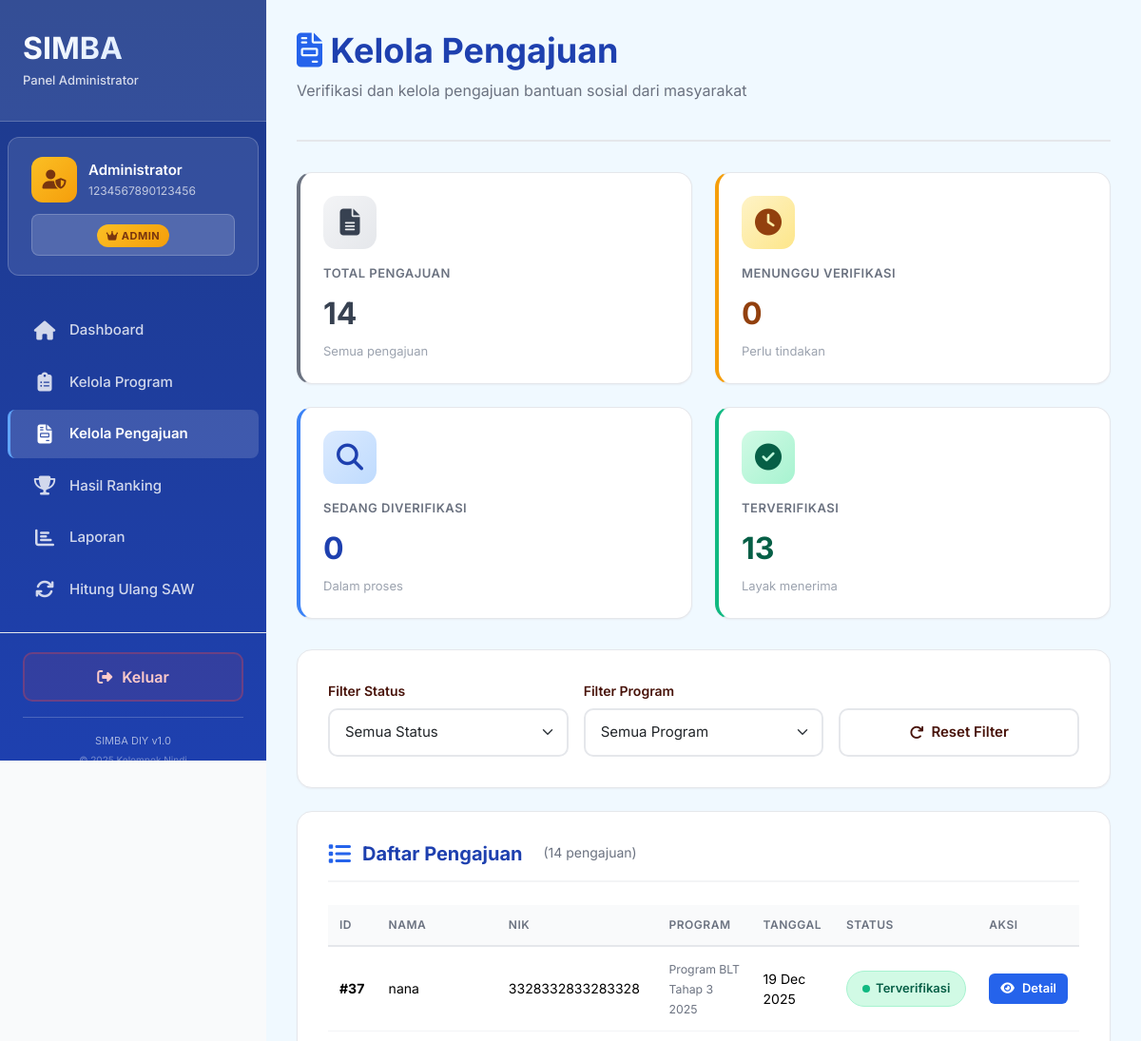
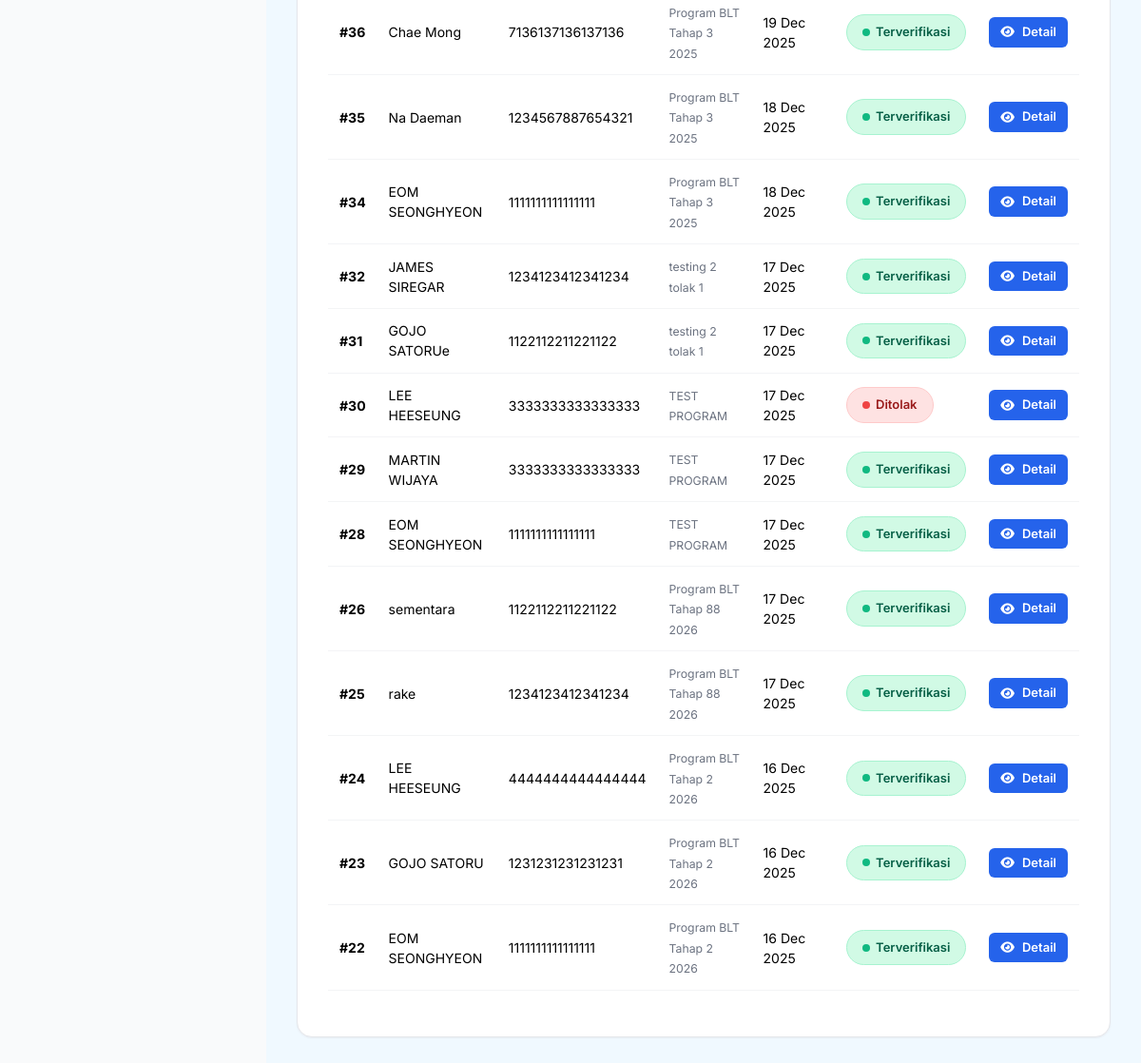
Screenshot of /admin/manage_submissions.php (signed in) with the database file from the repository (2 pictures, top to bottom).
### tables this page shows
CREATE TABLE `user` (
  `id` int(11) NOT NULL,
  `nama` varchar(255) NOT NULL COMMENT 'Nama lengkap pengguna',
  `nik` char(16) NOT NULL COMMENT 'NIK 16 digit',
  `password` varchar(255) NOT NULL COMMENT 'Password terenkripsi',
  `role` enum('admin','user') NOT NULL DEFAULT 'user' COMMENT 'Role pengguna',
  `created_at` timestamp NOT NULL DEFAULT current_timestamp() COMMENT 'Tanggal registrasi'
);

CREATE TABLE `pengajuan` (
  `id` int(11) NOT NULL,
  `id_user` int(11) NOT NULL COMMENT 'Foreign key ke tabel user',
  `id_program` int(11) DEFAULT NULL COMMENT 'Foreign key ke program bantuan',
  `nik` varchar(16) NOT NULL COMMENT 'NIK pemohon',
  `no_kk` varchar(16) NOT NULL COMMENT 'Nomor Kartu Keluarga',
  `nama_lengkap` varchar(255) NOT NULL COMMENT 'Nama lengkap pemohon',
  `alamat` text NOT NULL COMMENT 'Alamat lengkap',
  `no_hp` varchar(15) NOT NULL COMMENT 'Nomor HP yang bisa dihubungi',
  `gaji` decimal(15,2) NOT NULL COMMENT 'Penghasilan per bulan (nilai tengah range)',
  `status_rumah` varchar(50) NOT NULL COMMENT 'Kepemilikan rumah: Sewa, Keluarga, Pribadi',
  `daya_listrik` varchar(50) NOT NULL COMMENT 'Kelistrikan: Menumpang, Pribadi 450 Watt, dst',
  `pengeluaran` decimal(15,2) NOT NULL COMMENT 'Pengeluaran per bulan (nilai tengah range)',
  `jml_keluarga` int(11) NOT NULL COMMENT 'Jumlah anggota keluarga (nilai representatif)',
  `jml_anak_sekolah` int(11) NOT NULL COMMENT 'Jumlah anak usia sekolah (5-18 tahun)',
  `status` enum('Menunggu Verifikasi','Sedang Diverifikasi','Terverifikasi','Ditolak') NOT NULL DEFAULT 'Menunggu Verifikasi' COMMENT 'Status pengajuan',
  `tanggal_dibuat` timestamp NOT NULL DEFAULT current_timestamp() COMMENT 'Waktu pengajuan dibuat'
);

CREATE TABLE `program_bantuan` (
  `id` int(11) NOT NULL,
  `nama_program` varchar(255) NOT NULL COMMENT 'Nama program bantuan',
  `deskripsi` text DEFAULT NULL COMMENT 'Deskripsi program',
  `kuota` int(11) NOT NULL COMMENT 'Jumlah penerima',
  `tanggal_mulai` date NOT NULL COMMENT 'Tanggal mulai program',
  `tanggal_selesai` date NOT NULL COMMENT 'Tanggal selesai program',
  `status` enum('Aktif','Tutup') NOT NULL DEFAULT 'Aktif' COMMENT 'Status program',
  `created_at` timestamp NOT NULL DEFAULT current_timestamp(),
  `updated_at` timestamp NOT NULL DEFAULT current_timestamp() ON UPDATE current_timestamp()
);

### admin/manage_submissions.php (the view, shortened to what this page needs)
<?php
$filter_status = $_GET['status'] ?? 'all';
$filter_program = $_GET['program'] ?? 'all';
$connection = getConnection();
$query = "SELECT p.*, u.nama as nama_user, pb.nama_program
          FROM pengajuan p
          JOIN user u ON p.id_user = u.id
          LEFT JOIN program_bantuan pb ON p.id_program = pb.id
          WHERE 1=1";
$query .= " ORDER BY p.tanggal_dibuat DESC";
$submissions = $connection->query($query)->fetch_all(MYSQLI_ASSOC);
?>
<!DOCTYPE html>
<html lang="id">
<head>
    <link rel="stylesheet" href="https://cdnjs.cloudflare.com/ajax/libs/font-awesome/6.5.2/css/all.min.css">
    <link href="https://cdn.jsdelivr.net/npm/bootstrap@5.3.5/dist/css/bootstrap.min.css" rel="stylesheet">
    <link rel="stylesheet" href="../css/style.css">
</head>
<body>
    <div class="dashboard-wrapper">
        <?php include('../templates/admin_sidebar.php'); ?>
        <div class="main-content" style="background-color: #f0f9ff;">
            <div class="page-header">
                <h1 class="page-title" style="color: #1e40af;">
                    <i class="fas fa-file-invoice" style="color: #2563eb;"></i> Kelola Pengajuan
                </h1>
                <p class="page-subtitle">Verifikasi dan kelola pengajuan bantuan sosial dari masyarakat</p>
            </div>
            <?php
            $stats = [
                'total' => count($submissions),
                'menunggu' => count(array_filter($submissions, fn($s) => $s['status'] == 'Menunggu Verifikasi')),
                'diverifikasi' => count(array_filter($submissions, fn($s) => $s['status'] == 'Sedang Diverifikasi')),
                'terverifikasi' => count(array_filter($submissions, fn($s) => $s['status'] == 'Terverifikasi')),
                'ditolak' => count(array_filter($submissions, fn($s) => $s['status'] == 'Ditolak'))
            ];
            ?>
            <div class="dashboard-cards">
                <div class="dashboard-card" style="border-left: 4px solid #6b7280;">
                    <div class="card-icon" style="background: linear-gradient(135deg, #f3f4f6 0%, #e5e7eb 100%); color: #374151;">
                        <i class="fas fa-file-alt"></i>
                    </div>
                    <div class="card-title">Total Pengajuan</div>
                    <div class="card-value" style="color: #374151;"><?php echo $stats['total']; ?></div>
                    <div class="card-description">Semua pengajuan</div>
                </div>
                <div class="dashboard-card" style="border-left: 4px solid #f59e0b;">
                    <div class="card-icon" style="background: linear-gradient(135deg, #fef3c7 0%, #fde68a 100%); color: #92400e;">
                        <i class="fas fa-clock"></i>
                    </div>
                    <div class="card-title">Menunggu Verifikasi</div>
                    <div class="card-value" style="color: #92400e;"><?php echo $stats['menunggu']; ?></div>
                    <div class="card-description">Perlu tindakan</div>
                </div>
                <div class="dashboard-card" style="border-left: 4px solid #3b82f6;">
                    <div class="card-icon" style="background: linear-gradient(135deg, #dbeafe 0%, #bfdbfe 100%); color: #1e40af;">
                        <i class="fas fa-search"></i>
                    </div>
                    <div class="card-title">Sedang Diverifikasi</div>
                    <div class="card-value" style="color: #1e40af;"><?php echo $stats['diverifikasi']; ?></div>
                    <div class="card-description">Dalam proses</div>
                </div>
                <div class="dashboard-card" style="border-left: 4px solid #10b981;">
                    <div class="card-icon" style="background: linear-gradient(135deg, #d1fae5 0%, #a7f3d0 100%); color: #065f46;">
                        <i class="fas fa-check-circle"></i>
                    </div>
                    <div class="card-title">Terverifikasi</div>
                    <div class="card-value" style="color: #065f46;"><?php echo $stats['terverifikasi']; ?></div>
                    <div class="card-description">Layak menerima</div>
                </div>
            </div>
            <div class="form-card">
                <form method="GET" class="row g-3">
                    <div class="col-md-4">
                        <label class="form-label">Filter Status</label>
                        <select name="status" class="form-select" onchange="this.form.submit()">
                            <option value="all" <?php echo $filter_status == 'all' ? 'selected' : ''; ?>>Semua Status</option>
                        </select>
                    </div>
                    <div class="col-md-4">
                        <label class="form-label">Filter Program</label>
                        <select name="program" class="form-select" onchange="this.form.submit()">
                            <option value="all" <?php echo $filter_program == 'all' ? 'selected' : ''; ?>>Semua Program</option>
                        </select>
                    </div>
                    <div class="col-md-4" style="display: flex; align-items: flex-end;">
                        <a href="manage_submissions.php" class="btn btn-secondary w-100">
                            <i class="fas fa-redo"></i> Reset Filter
                        </a>
                    </div>
                </form>
            </div>
            <div class="form-card">
                <h2 class="form-section-title" style="color: #1e40af;">
                    <i class="fas fa-list" style="color: #2563eb;"></i> Daftar Pengajuan
                    <span style="font-size: 14px; font-weight: normal; color: #6b7280; margin-left: 10px;">
                        (<?php echo count($submissions); ?> pengajuan)
                    </span>
                </h2>
                <?php if (empty($submissions)): ?>
                    <div class="empty-state">
                        <div class="empty-state-icon">
                            <i class="fas fa-inbox"></i>
                        </div>
                        <div class="empty-state-title">Tidak Ada Pengajuan</div>
                        <div class="empty-state-description">
                            <?php if ($filter_status != 'all' || $filter_program != 'all'): ?>
                                Tidak ada pengajuan dengan filter yang dipilih. <a href="manage_submissions.php">Reset filter</a>
                            <?php else: ?>
                                Belum ada pengajuan yang masuk ke sistem.
                            <?php endif; ?>
                        </div>
                    </div>
                <?php else: ?>
                    <div class="table-responsive">
                        <table class="table">
                            <thead>
                                <tr>
                                    <th>ID</th>
                                    <th>Nama</th>
                                    <th>NIK</th>
                                    <th>Program</th>
                                    <th>Tanggal</th>
                                    <th>Status</th>
                                    <th>Aksi</th>
                                </tr>
                            </thead>
                            <tbody>
                                <?php foreach ($submissions as $sub): ?>
                                    <tr>
                                        <td><strong>#<?php echo $sub['id']; ?></strong></td>
                                        <td><?php echo htmlspecialchars($sub['nama_lengkap']); ?></td>
                                        <td><?php echo $sub['nik']; ?></td>
                                        <td>
                                            <small style="color: #6b7280;">
                                                <?php echo $sub['nama_program'] ? htmlspecialchars($sub['nama_program']) : 'Tidak ada program'; ?>
                                            </small>
                                        </td>
                                        <td><?php echo date('d M Y', strtotime($sub['tanggal_dibuat'])); ?></td>
                                        <td>
                                            <span class="status-badge status-<?php echo strtolower(str_replace(' ', '', $sub['status'])); ?>">
                                                <?php echo $sub['status']; ?>
                                            </span>
                                        </td>
                                        <td>
                                            <a href="?id=<?php echo $sub['id']; ?>" class="btn btn-sm" style="background-color: #2563eb; color: white; padding: 6px 12px; border-radius: 6px; font-size: 13px;">
                                                <i class="fas fa-eye"></i> Detail
                                            </a>
                                        </td>
                                    </tr>
                                <?php endforeach; ?>
                            </tbody>
                        </table>
                    </div>
                <?php endif; ?>
            </div>
        </div>
    </div>
</body>
</html>

### templates/admin_sidebar.php (shortened to what this page needs)
<?php
$current_page = basename($_SERVER['PHP_SELF']);
$connection = getConnection();
$id_user = $_SESSION['id'];
$userData = $connection->query("SELECT nama, nik FROM user WHERE id = '$id_user'")->fetch_assoc();
?>
<div class="sidebar">
    <div class="sidebar-logo">
        <h2>SIMBA</h2>
        <p style="font-size: 13px; color: rgba(255, 255, 255, 0.8); margin: 5px 0 0 0; font-weight: 500;">Panel Administrator</p>
    </div>
    <div style="padding: 20px 24px; background: rgba(255, 255, 255, 0.1); margin: 16px 8px; border-radius: 12px; border: 1px solid rgba(255, 255, 255, 0.2);">
        <div style="display: flex; align-items: center; gap: 12px; margin-bottom: 12px;">
            <div style="width: 48px; height: 48px; background: linear-gradient(135deg, #fbbf24 0%, #f59e0b 100%); border-radius: 12px; display: flex; align-items: center; justify-content: center; color: #78350f; font-size: 20px; font-weight: 700; flex-shrink: 0;">
                <i class="fas fa-user-shield"></i>
            </div>
            <div style="flex: 1; min-width: 0;">
                <div style="font-size: 15px; font-weight: 600; color: #fff; margin-bottom: 2px; white-space: nowrap; overflow: hidden; text-overflow: ellipsis;">
                    <?php echo htmlspecialchars($userData['nama']); ?>
                </div>
                <div style="font-size: 12px; color: rgba(255, 255, 255, 0.7);">
                    <?php echo htmlspecialchars($userData['nik']); ?>
                </div>
            </div>
        </div>
        <div style="padding: 8px 12px; background-color: rgba(255, 255, 255, 0.15); border-radius: 8px; text-align: center; border: 1px solid rgba(255, 255, 255, 0.2);">
            <span class="admin-badge">
                <i class="fas fa-crown"></i> ADMIN
            </span>
        </div>
    </div>
    <ul class="sidebar-menu">
        <li>
            <a href="index.php" class="<?php echo $current_page == 'index.php' ? 'active' : ''; ?>">
                <i class="fas fa-home"></i>
                <span>Dashboard</span>
            </a>
        </li>
        <li>
            <a href="manage_programs.php" class="<?php echo $current_page == 'manage_programs.php' ? 'active' : ''; ?>">
                <i class="fas fa-clipboard-list"></i>
                <span>Kelola Program</span>
            </a>
        </li>
        <li>
            <a href="manage_submissions.php" class="<?php echo $current_page == 'manage_submissions.php' ? 'active' : ''; ?>">
                <i class="fas fa-file-invoice"></i>
                <span>Kelola Pengajuan</span>
            </a>
        </li>
        <li>
            <a href="ranking.php" class="<?php echo $current_page == 'ranking.php' ? 'active' : ''; ?>">
                <i class="fas fa-trophy"></i>
                <span>Hasil Ranking</span>
            </a>
        </li>
        <li>
            <a href="reports.php" class="<?php echo $current_page == 'reports.php' ? 'active' : ''; ?>">
                <i class="fas fa-chart-bar"></i>
                <span>Laporan</span>
            </a>
        </li>
        <li>
            <a href="recalculate_saw.php" class="<?php echo $current_page == 'recalculate_saw.php' ? 'active' : ''; ?>">
                <i class="fas fa-sync"></i>
                <span>Hitung Ulang SAW</span>
            </a>
        </li>
    </ul>
    <div class="sidebar-footer">
        <form action="../auth/logout.php" method="POST" style="margin: 0;">
            <button type="submit" class="btn-logout" style="background-color: rgba(239, 68, 68, 0.1); border-color: rgba(239, 68, 68, 0.3); color: #fecaca;">
                <i class="fas fa-sign-out-alt"></i>
                <span>Keluar</span>
            </button>
        </form>
        <div style="margin-top: 16px; padding-top: 16px; border-top: 1px solid rgba(255, 255, 255, 0.2); text-align: center;">
            <p style="font-size: 11px; color: rgba(255, 255, 255, 0.6); margin: 0;">SIMBA DIY v1.0</p>
            <p style="font-size: 10px; color: rgba(255, 255, 255, 0.4); margin: 4px 0 0 0;">© 2025 Kelompok Nindi</p>
        </div>
    </div>
</div>

### templates/admin_sidebar.php (style rules this page uses)
:root { --admin-primary: #2563eb; --admin-secondary: #dbeafe; --admin-accent: #1e40af; --admin-bg: #eff6ff; }
.sidebar { background: linear-gradient(180deg, #1e3a8a 0%, #1e40af 100%); border-right: none; }
.sidebar-logo { background: rgba(255, 255, 255, 0.1); border-bottom: 1px solid rgba(255, 255, 255, 0.2); }
.sidebar-logo h2 { background: linear-gradient(135deg, #fff 0%, #bfdbfe 100%); -webkit-background-clip: text; -webkit-text-fill-color: transparent; background-clip: text; }
.sidebar-menu a { color: rgba(255, 255, 255, 0.8); border-left-color: transparent; }
.sidebar-menu a.active { background: rgba(255, 255, 255, 0.15); color: #fff; border-left-color: #60a5fa; }
.admin-badge { background: linear-gradient(135deg, #fbbf24 0%, #f59e0b 100%); color: #78350f; font-size: 11px; font-weight: 700; padding: 4px 10px; border-radius: 12px; text-transform: uppercase; letter-spacing: 0.5px; display: inline-block; }

### rows the page displays
user: nama "Administrator", nik "1234567890123456"
pengajuan: id "37", nama_lengkap "nana", nik "3328332833283328", id_program.nama_program "Program BLT Tahap 3 2025", tanggal_dibuat "19 Dec 2025", status "Terverifikasi"
pengajuan: id "36", nama_lengkap "Chae Mong", nik "7136137136137136", id_program.nama_program "Program BLT Tahap 3 2025", tanggal_dibuat "19 Dec 2025", status "Terverifikasi"
pengajuan: id "35", nama_lengkap "Na Daeman", nik "1234567887654321", id_program.nama_program "Program BLT Tahap 3 2025", tanggal_dibuat "18 Dec 2025", status "Terverifikasi"
pengajuan: id "34", nama_lengkap "EOM SEONGHYEON", nik "1111111111111111", id_program.nama_program "Program BLT Tahap 3 2025", tanggal_dibuat "18 Dec 2025", status "Terverifikasi"
pengajuan: id "32", nama_lengkap "JAMES SIREGAR", nik "1234123412341234", id_program.nama_program "testing 2 tolak 1", tanggal_dibuat "17 Dec 2025", status "Terverifikasi"
pengajuan: id "31", nama_lengkap "GOJO SATORUe", nik "1122112211221122", id_program.nama_program "testing 2 tolak 1", tanggal_dibuat "17 Dec 2025", status "Terverifikasi"
pengajuan: id "30", nama_lengkap "LEE HEESEUNG", nik "3333333333333333", id_program.nama_program "TEST PROGRAM", tanggal_dibuat "17 Dec 2025", status "Ditolak"
pengajuan: id "29", nama_lengkap "MARTIN WIJAYA", nik "3333333333333333", id_program.nama_program "TEST PROGRAM", tanggal_dibuat "17 Dec 2025", status "Terverifikasi"
pengajuan: id "28", nama_lengkap "EOM SEONGHYEON", nik "1111111111111111", id_program.nama_program "TEST PROGRAM", tanggal_dibuat "17 Dec 2025", status "Terverifikasi"
pengajuan: id "26", nama_lengkap "sementara", nik "1122112211221122", id_program.nama_program "Program BLT Tahap 88 2026", tanggal_dibuat "17 Dec 2025", status "Terverifikasi"
pengajuan: id "25", nama_lengkap "rake", nik "1234123412341234", id_program.nama_program "Program BLT Tahap 88 2026", tanggal_dibuat "17 Dec 2025", status "Terverifikasi"
pengajuan: id "24", nama_lengkap "LEE HEESEUNG", nik "4444444444444444", id_program.nama_program "Program BLT Tahap 2 2026", tanggal_dibuat "16 Dec 2025", status "Terverifikasi"
pengajuan: id "23", nama_lengkap "GOJO SATORU", nik "1231231231231231", id_program.nama_program "Program BLT Tahap 2 2026", tanggal_dibuat "16 Dec 2025", status "Terverifikasi"
pengajuan: id "22", nama_lengkap "EOM SEONGHYEON", nik "1111111111111111", id_program.nama_program "Program BLT Tahap 2 2026", tanggal_dibuat "16 Dec 2025", status "Terverifikasi"

### other values shown
$stats['total'] "14"
$stats['menunggu'] "0"
$stats['diverifikasi'] "0"
$stats['terverifikasi'] "13"
count($submissions) "14"
